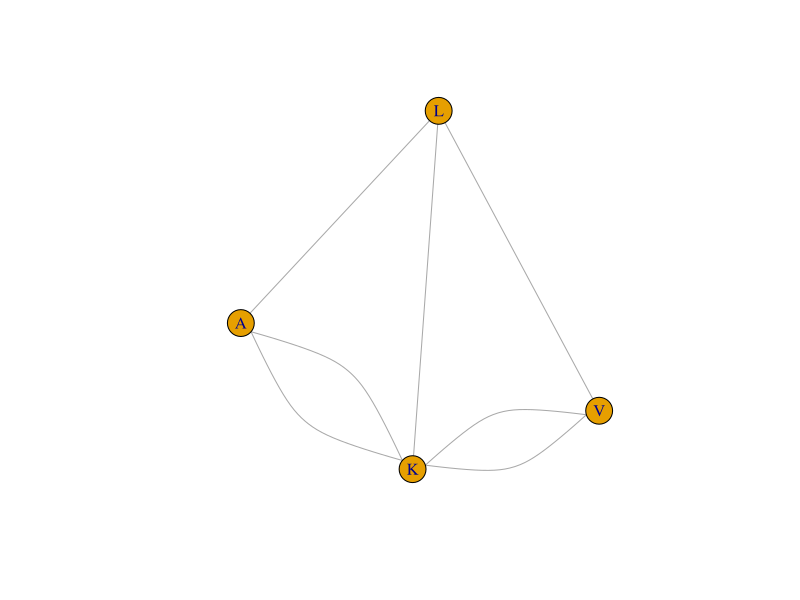
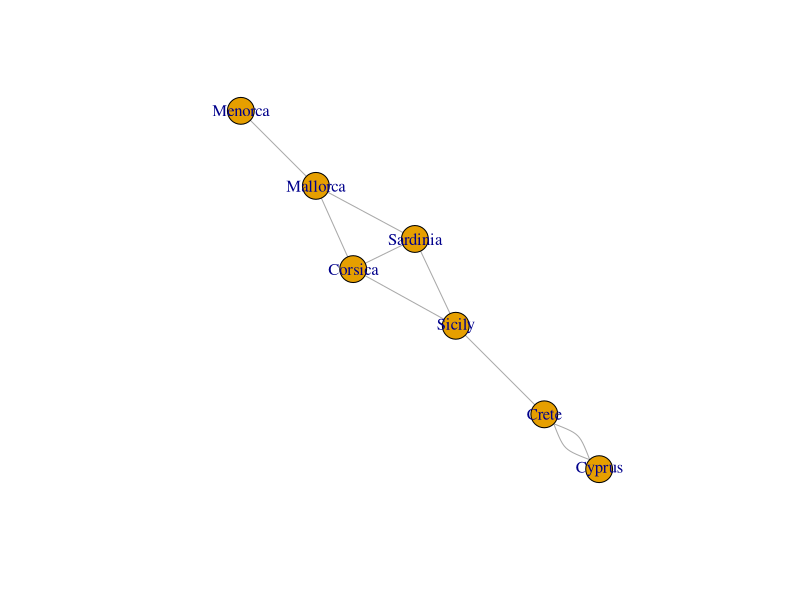
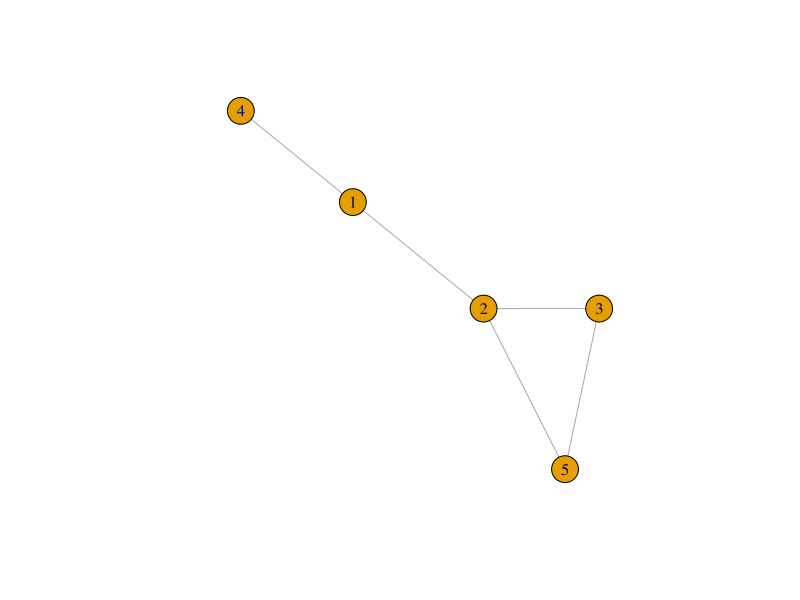
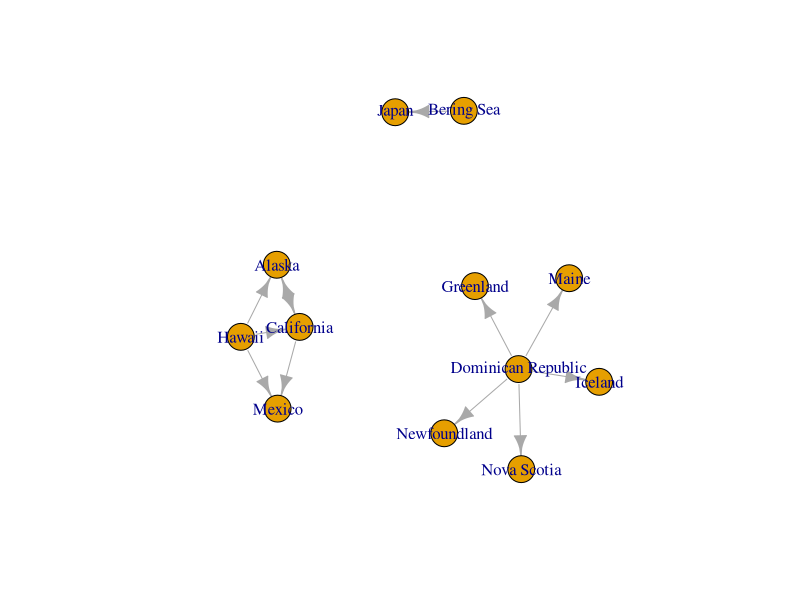
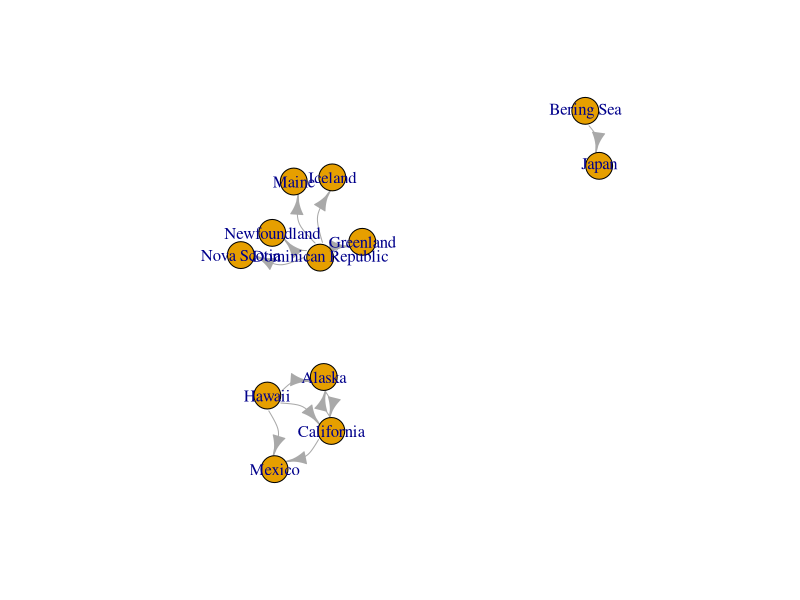
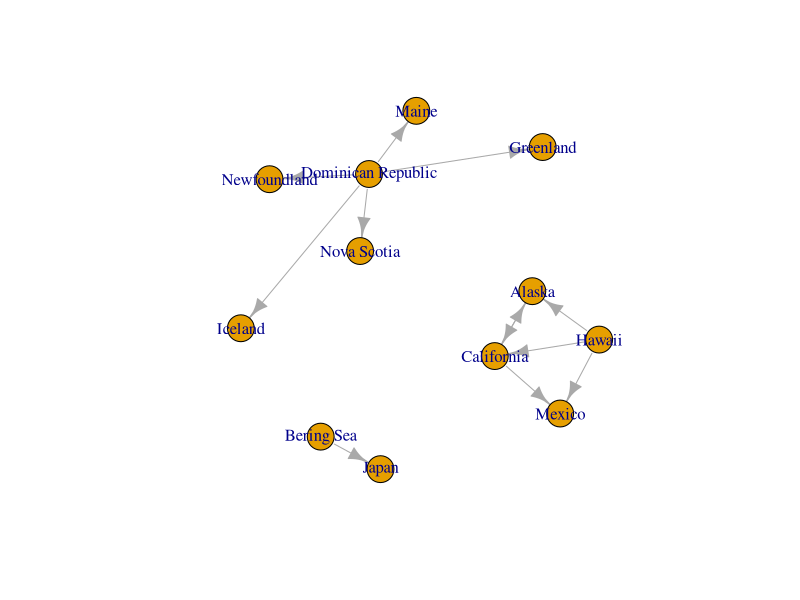
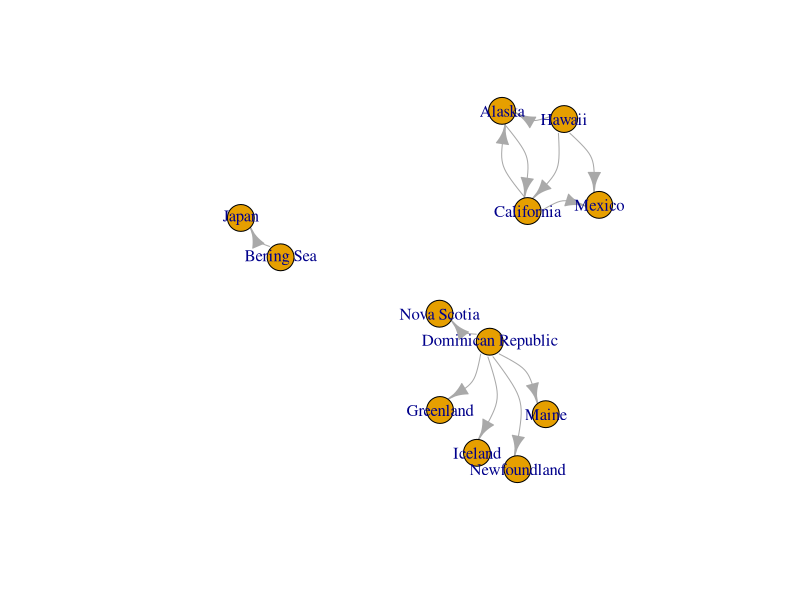

Write the R code that produced these figures, in order.
## ---- chunk 1
knitr::opts_chunk$set(echo = T)
## ---- chunk 2
# Load the igraph package
if(!require(dplyr)) install.packages("dplyr"); library(dplyr)
if(!require(igraph)) install.packages("igraph"); library(igraph)
## ---- chunk 3
# list available functions for the igraph package:
ls("package:igraph")
## ---- chunk 4
# Define the vertices
vertices <- c("L", "V", "K", "A") 

# Define the edges (pairs of neighborhoods connected by a bridge)
edges <- c("L", "A",
           "L", "K",
           "L", "V",
           "V", "K",
           "A", "K",
           "K", "A",
           "K", "V")

# Create the graph from the edge list
G <- graph(edges, directed=FALSE)

# Add names to the vertices
V(G)$name <- vertices

# Plot the graph
plot(G)
print(G) #identical to 'G'

# Write your answer above this line
## ---- chunk 5
## For demonstration purposes, we'll create a simple graph for seven islands in the Mediterranean Sea.

# Creating a data frame for Mediterranean islands with a single column for names.
mediterranean_islands <- data.frame(
  name = c(
    "Sicily", "Sardinia", "Cyprus", "Crete", "Corsica", "Mallorca", "Menorca"
  )
)

# Creating a data frame for the simple relations between the islands.
# Each pair of islands is connected by a single edge, with no island connected to itself.
relations <- data.frame(
  from = c(
    "Sicily", "Sicily", "Sardinia",
    "Cyprus", "Crete", "Corsica",
    "Corsica", "Mallorca", "Mallorca"
  ),
  to = c(
    "Sardinia", "Crete", "Corsica",
    "Crete", "Cyprus", "Mallorca",
    "Sicily", "Menorca", "Sardinia"
  )
)

# Using the igraph package to create a simple graph object from the relations data frame.
# This graph is undirected, meaning the relationships do not have a specified direction, reflecting the simple nature of the graph.
# The vertices are defined by the mediterranean_islands data frame.
g_med_isl <- graph_from_data_frame(relations, directed = FALSE, vertices = mediterranean_islands)

# Complete the code #
is_simple(g_med_isl)
any_multiple(g_med_isl)
count_multiple(g_med_isl)
any_loop(g_med_isl)
print(g_med_isl)
plot(g_med_isl)

# Write your answer above this line
## ---- chunk 6
# Load the igraph library
library(igraph)

# Create the graph using an edge list
G2 <- igraph::graph(
  edges = c(1, 2,
            2, 3,
            1, 4,
            2, 5,
            3, 5),
  n = 5,
  directed = FALSE
)

# Look into structure
print(G2)

# Visualise
plot(G2)
## ---- chunk 7

whale_locations <- data.frame(
  location = c("Bering Sea", "Japan", "Hawaii", "Alaska", "California", "Mexico", "Dominican Republic", 
               "Maine", "Nova Scotia", "Newfoundland", "Greenland", "Iceland")
)
 
migration_routes <- data.frame(
  from = c("Bering Sea", "Hawaii", "Hawaii", "Hawaii", "California", "Dominican Republic", "Dominican Republic", "Dominican Republic", "Dominican Republic", "Dominican Republic", "Alaska", "California"),
  to = c("Japan", "Alaska", "California", "Mexico", "Mexico", "Maine", "Newfoundland", "Greenland", "Iceland", "Nova Scotia", "California", "Alaska")
  
)

## ---- chunk 8
G3 <- igraph::graph_from_data_frame(migration_routes, directed = T, vertices = whale_locations)
## ---- chunk 9
print(G3)
plot(G3) # looks nicer in this example
plot(G3, layout = layout_with_gem, edge.curved = TRUE)
## ---- chunk 10

is.simple(G3)
any_multiple(G3)
which_multiple(G3) 
count_multiple(G3) 
any_loop(G3)
which_loop(G3)

## ---- chunk 11
wt_migration_routes <- 
  migration_routes %>%
    dplyr::mutate(weight = stats::runif(n = nrow(migration_routes), min = 0, max = 1) %>% round(digits = 2))
  
## ---- chunk 12
G4 <- igraph::graph_from_data_frame(wt_migration_routes, directed = T, vertices = whale_locations)
## ---- chunk 13
E(G4)$weight
V(G4)$name
## ---- chunk 14
print(G4)
plot(G4) # looks nicer in this example
plot(G4, layout = layout_with_gem, edge.curved = TRUE)
## ---- chunk 15
is.simple(G4)
any_multiple(G4)
which_multiple(G4) 
count_multiple(G4) 
any_loop(G4)
which_loop(G4)

